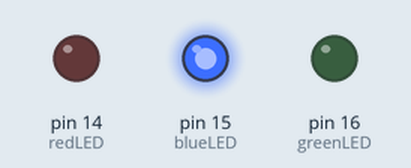
A sketch run on a simulated Arduino Uno, built with avr-gcc and run on an emulated ATmega328P. Shown: output pins drawn as LEDs (lit = HIGH).

Above: at 0.5 s.
At 1.5 s:
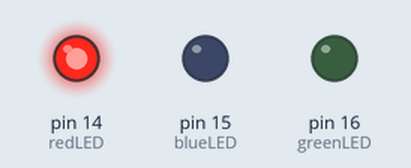
At 5.5 s:
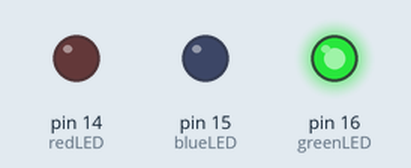
Timing chart, 0 to 6.9 s (numbered marks = the images above):
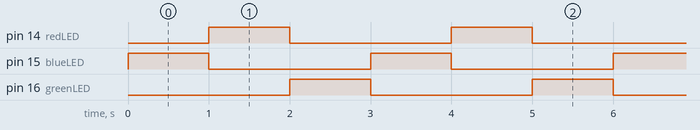

Measured:
- by itself, pin 14 (redLED), pin 15 (blueLED), pin 16 (greenLED): alternates HIGH for 1.0 s and LOW for 2.0 s
- by itself, everything shown: repeats every 3.0 s, in 3 steps

The sketch:

sketch_jul27a.ino
```cpp
int greenLED = 16; //pin number
int blueLED = 15; //pin number
int redLED = 14; //pin number
int times = 1000; //delay


void setup() {
  // put your setup code here, to run once:
  pinMode(greenLED, OUTPUT);
  pinMode(blueLED, OUTPUT);
  pinMode(redLED, OUTPUT);
}

void loop() {
  // put your main code here, to run repeatedly:
digitalWrite(blueLED,HIGH);
digitalWrite(redLED,LOW);
digitalWrite(greenLED,LOW);
delay(times);
digitalWrite(blueLED,LOW);
digitalWrite(redLED,HIGH);
digitalWrite(greenLED,LOW);
delay(times);
digitalWrite(blueLED,LOW);
digitalWrite(redLED,LOW);
digitalWrite(greenLED,HIGH);
delay(times);


}
```
